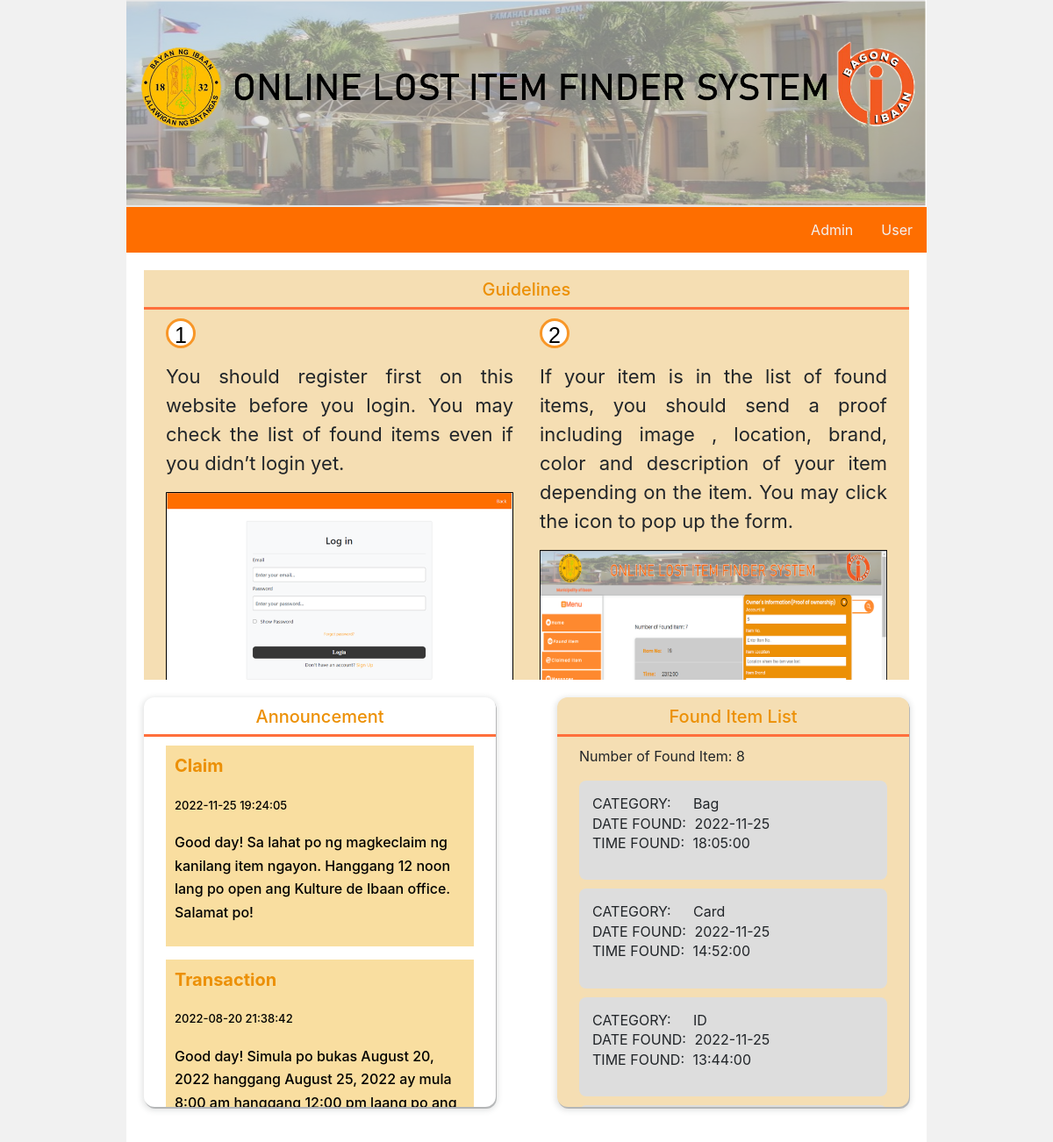
The page / on the database its author committed.
### tables this page shows
CREATE TABLE IF NOT EXISTS `tb_announcement` (
  `announceId` int(15) NOT NULL AUTO_INCREMENT,
  `subject` text NOT NULL,
  `caption` text NOT NULL,
  `timedate` datetime NOT NULL,
  PRIMARY KEY (`announceId`)
);

CREATE TABLE IF NOT EXISTS `tb_itemrecord` (
  `finder` varchar(50) NOT NULL,
  `contact` varchar(15) NOT NULL,
  `itemNo` int(25) NOT NULL AUTO_INCREMENT,
  `date` date NOT NULL,
  `time` time NOT NULL,
  `itemCategory` varchar(50) NOT NULL,
  `itemLocation` varchar(50) NOT NULL,
  `itemDescription` varchar(255) NOT NULL,
  `itemBrand` varchar(100) NOT NULL,
  `itemColor` varchar(50) NOT NULL,
  `qrCode` varchar(300) DEFAULT NULL,
  `isClaimed` int(11) NOT NULL DEFAULT '0',
  PRIMARY KEY (`itemNo`)
);

### index.php (the view, shortened to what this page needs)
<!DOCTYPE html>
<html lang="en">
<head>
    <link rel="stylesheet" type="text/css" href="css/bootstrap.min.css">
    <link rel="stylesheet" href="https://stackpath.bootstrapcdn.com/font-awesome/4.7.0/css/font-awesome.min.css">
    <link rel="stylesheet" href="https://cdn.jsdelivr.net/npm/bootstrap@4.0.0/dist/css/bootstrap.min.css">
    <link rel="stylesheet" href="page.css">
</head>
<body>
    <div class="container" id="container" style="width: 100%;">
        <div class="header" id="header">
            <img src="./images/ibaan.png" width="100%" height= "55%";/>
        </div>
        <div class="topnav">
            <a href="login-page-user.php" style="float:right">User</a>
            <a href="admin_login.php" style="float:right">Admin</a>
        </div>
    </div>
    <section class="offer_section layout_padding-bottom">
        <div class="offer_container">
            <div class="container ">
            <div class="row">
                <div class="col-md">
                    <div class="box ">
                        <div class="detail-box" style = "background-color: wheat; margin: 10px 20px;">
                            <h5 class="guidelines-title">
                                Guidelines
                            </h5>
                            <div class="guide">
                                <div class="row grid">
                                    <div class="col-sm-6 col-lg-6">
                                        <div class="box">
                                            <div>
                                                <div class="detail-box">
                                                    <p class="procedure">
                                                        1
                                                    </p>
                                                    <p style="font-size: 22px; text-align: justify;">
                                                        You should register first on this website before you login. You may check the list of found items even if you didn’t login yet.
                                                    </p>
                                                </div>
                                                <div class="detail-box" style="margin-bottom: 20px;">
                                                    <img src="./images/first-page.png" width="100%" height="100%">
                                                </div>
                                            </div>
                                        </div>
                                    </div>
                                    <div class="col-sm-6 col-lg-6">
                                        <div class="box">
                                            <div>
                                                <div class="detail-box">
                                                    <p class="procedure">
                                                        2
                                                    </p>
                                                    <p style="font-size: 22px; text-align: justify;">
                                                        If your item is in the list of found items, you should send a proof including image , location, brand, color and description of your item depending on the item. You may click the icon to pop up the form.
                                                    </p>
                                                    <div class="detail-box" style="margin-bottom: 20px;">
                                                        <img src="./images/send-form.png" width="100%" height="100%">
                                                    </div>
                                                </div>
                                            </div>
                                        </div>
                                    </div>
                                </div>
                            </div>
                        </div>
                    </div>
                </div>
            </div>
                <div class="row">
                    <div class="col-md-6  ">
                        <div class="box ">
                            <div class="detail-box" style = "margin: 10px 20px;">
                                <div class="announce-class">
                                    <h5 class="announce-title">
                                    Announcement
                                    </h5>
                                    <div class="items">
                                        <?php
                                            include 'connect_db.php';
                                            $result=$conn->query("SELECT * FROM tb_announcement Order By timedate DESC") or die("Error");
                                            while($row=$result->fetch_assoc())
                                            {
                                            ?>
                                            <div class='post-result'>
                                                <div class="post-result-child">
                                                    <p class="post-one"><span style='color:#ec9006; font-size: 20px; font-weight:700; margin-right: 20px;'><?php echo $row['subject']; ?></span> </p>
                                                    <p><span style='color:#000000; font-size: 13px; font-weight:500; margin-right: 20px;'><?php echo $row['timedate']; ?></span></p>
                                                    <p class="post-two"><span style='text-align: justify; color:#000000; font-size: 16px; font-weight:500; margin-right: 20px;'><?php echo $row['caption']; ?></span></p>
                                                </div>
                                            </div>
                                            <?php } ?>
                                    </div>
                                </div>
                            </div>
                        </div>
                    </div>
                    <div class="col-md-6  ">
                        <div class="box ">
                            <div class="detail-box" style = "margin: 10px 20px;">
                                <div class="found-class">
                                    <h5 class="found-title">
                                        Found Item List
                                    </h5>
                                    <div class="item-list">
                                        <?php
                                            include 'connect_db.php';
                                            $query = "SELECT * FROM tb_itemrecord Order By itemNo DESC" or die("Error");
                                            $result = mysqli_query($conn, $query);
                                            if ($result)
                                            {
                                                $row = mysqli_num_rows($result);
                                                if ($row)
                                                {
                                                    echo "<p class='total-item'>Number of Found Item: $row </p>";
                                                }
                                            }
                                            while($row=mysqli_fetch_assoc($result))
                                            {
                                            ?>
                                            <div class="item-container">
                                                <p class="main-title">
                                                    <span class="title-one"> CATEGORY: </span><?php echo $row['itemCategory']; ?><br>
                                                    <span class="title"> DATE FOUND: </span><?php echo $row['date']; ?><br>
                                                    <span class="title"> TIME FOUND: </span><?php echo $row['time']; ?><br>
                                                </p>
                                            </div>
                                        <?php
                                        }
                                        ?>
                                    </div>
                                </div>
                            </div>
                        </div>
                    </div>
                </div>
            </div>
        </div>
    </section>
</body>
</html>

### page.css (style rules this page uses)
:root { --color-brightorange: #ec9006; --color-orange: #ff6f3c; --color-grayish: #ddd; --color-slightwhite: #f1f1f1; --color-white: #ffffff; --color-black: #000000; }
body { background-color: #f1f1f1; min-height: 100vh; margin: 0 12%; }
.container { width: 100%; height: 100%; background-color: white; padding: 0px 0px 10px 0px; }
.header { display: flex; text-align: center; justify-content: center; align-content: center; position: relative; padding: 0px; }
.topnav { width: 100%; align-self: center; overflow: hidden; background-color: #FE6E00; }
.topnav a { float: left; display: block; color: #f2f2f2; text-align: center; padding: 14px 16px; text-decoration: none; }
.offer_container .container { padding: 0; align-items: center; }
.found-class { width: 100%; margin-bottom: 10px; background-color: wheat; box-shadow: 1px 2px 0 rgb(60 64 67 / 30%), 0 2px 6px 2px rgb(60 64 67 / 15%); border-radius: 12px; }
.found-title, .announce-title, .guidelines-title { color: #ec9006; margin-top: 0px; text-align: center; padding-top: 10px; font-size: 20px; }
.item-list { border-top: 3px solid #ff6f3c; align-content: center; padding: 10px 25px; height: 425px; overflow-y: scroll; }
.item-container { background: #ddd; width: 100%; border-radius: 8px; position: relative; padding: 10px; margin-bottom: 10px; }
.main-title { padding: 5px; line-height: 1.4rem; }
.title-one { padding-right: 21px; }
.title { padding-right: 5px; }
.announce-class { width: 100%; min-height: 100%; margin-bottom: 30px; box-shadow: 1px 2px 0 rgb(60 64 67 / 30%), 0 2px 6px 2px rgb(60 64 67 / 15%); border-radius: 12px; }
.items { border-top: 3px solid #ff6f3c; align-content: center; padding: 10px 25px; height: 425px; overflow-y: scroll; }
.post-result { width: 100%; padding: 0px; background: #f7d27cb9; margin-bottom: 15px; }
.post-result-child { padding: 10px; line-height: 0.7cm; }
.detail-box { align-items: center; align-content: center; margin: auto; }
.guide { border-top: 3px solid #ff6f3c; padding: 10px 25px; overflow-y: scroll; height: 425px; }
.procedure { border-radius: 50%; width: 34px; height: 34px; padding: 2px; background: #fff; border: 3px solid rgb(248, 150, 39); color: #000; text-align: center; font: 25px Arial, sans-serif; }

### rows shown on the page
tb_announcement: subject "Claim", timedate "2022-11-25 19:24:05", caption "Good day! Sa lahat po ng magkeclaim ng kanilang item ngayon. Hanggang 12 noon lang po open ang Kulture de Ibaan office. Salamat po!"
tb_announcement: subject "Transaction", timedate "2022-08-20 21:38:42", caption "Good day! Simula po bukas August 20, 2022 hanggang August 25, 2022 ay mula 8:00 am hanggang 12:00 pm laang po ang…"
tb_itemrecord: itemCategory "Bag", date "2022-11-25", time "18:05:00"
tb_itemrecord: itemCategory "Card", date "2022-11-25", time "14:52:00"
tb_itemrecord: itemCategory "ID", date "2022-11-25", time "13:44:00"

### other values the page prints
$row "8"
